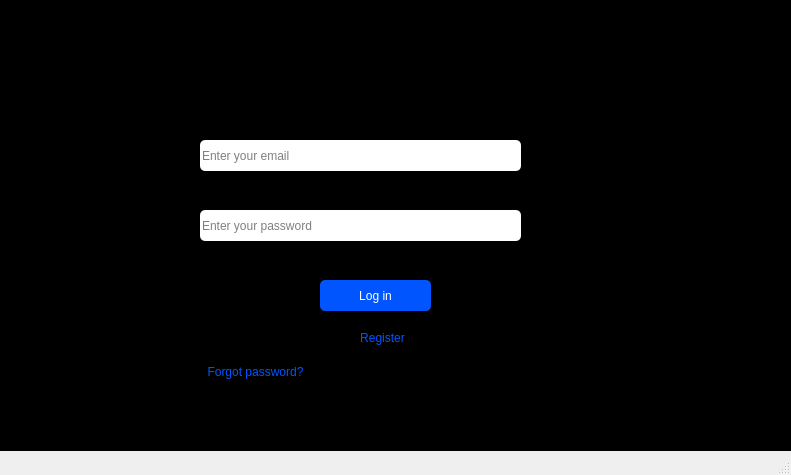
<?xml version="1.0" encoding="UTF-8"?>
<ui version="4.0">
 <class>MainWindow</class>
 <widget class="QMainWindow" name="MainWindow">
  <property name="geometry">
   <rect>
    <x>0</x>
    <y>0</y>
    <width>791</width>
    <height>475</height>
   </rect>
  </property>
  <property name="windowTitle">
   <string>MainWindow</string>
  </property>
  <widget class="QWidget" name="centralwidget">
   <widget class="QWidget" name="widget" native="true">
    <property name="geometry">
     <rect>
      <x>0</x>
      <y>0</y>
      <width>791</width>
      <height>451</height>
     </rect>
    </property>
    <layout class="QHBoxLayout" name="horizontalLayout">
     <property name="spacing">
      <number>0</number>
     </property>
     <item>
      <widget class="QWidget" name="widget_3" native="true">
       <property name="styleSheet">
        <string notr="true">background-color: rgb(0, 0, 0);</string>
       </property>
       <widget class="QWidget" name="widget_2" native="true">
        <property name="geometry">
         <rect>
          <x>180</x>
          <y>0</y>
          <width>387</width>
          <height>433</height>
         </rect>
        </property>
        <property name="styleSheet">
         <string notr="true">background-color: rgb(0, 0, 0);</string>
        </property>
        <widget class="QWidget" name="widget_4" native="true">
         <property name="geometry">
          <rect>
           <x>-1</x>
           <y>0</y>
           <width>381</width>
           <height>101</height>
          </rect>
         </property>
         <widget class="QLabel" name="label">
          <property name="geometry">
           <rect>
            <x>120</x>
            <y>70</y>
            <width>201</width>
            <height>31</height>
           </rect>
          </property>
          <property name="styleSheet">
           <string notr="true">font: 19pt &quot;Algerian&quot;;</string>
          </property>
          <property name="text">
           <string>Welcome back!</string>
          </property>
         </widget>
        </widget>
        <widget class="QLabel" name="label_2">
         <property name="geometry">
          <rect>
           <x>20</x>
           <y>110</y>
           <width>61</width>
           <height>31</height>
          </rect>
         </property>
         <property name="styleSheet">
          <string notr="true">font: 14pt &quot;.VnArial&quot;;
</string>
         </property>
         <property name="text">
          <string>Email:</string>
         </property>
        </widget>
        <widget class="QLineEdit" name="lineEdit">
         <property name="geometry">
          <rect>
           <x>20</x>
           <y>140</y>
           <width>321</width>
           <height>31</height>
          </rect>
         </property>
         <property name="styleSheet">
          <string notr="true">background-color: rgb(255, 255, 255);
border-radius: 5px;</string>
         </property>
         <property name="placeholderText">
          <string>Enter your email</string>
         </property>
        </widget>
        <widget class="QLabel" name="label_3">
         <property name="geometry">
          <rect>
           <x>20</x>
           <y>180</y>
           <width>101</width>
           <height>21</height>
          </rect>
         </property>
         <property name="styleSheet">
          <string notr="true">font: 14pt &quot;.VnArial&quot;;</string>
         </property>
         <property name="text">
          <string>Password:</string>
         </property>
        </widget>
        <widget class="QLineEdit" name="lineEdit_2">
         <property name="geometry">
          <rect>
           <x>20</x>
           <y>210</y>
           <width>321</width>
           <height>31</height>
          </rect>
         </property>
         <property name="styleSheet">
          <string notr="true">background-color: rgb(255, 255, 255);
border-radius: 5px;</string>
         </property>
         <property name="placeholderText">
          <string>Enter your password</string>
         </property>
        </widget>
        <widget class="QCheckBox" name="checkBox">
         <property name="geometry">
          <rect>
           <x>20</x>
           <y>250</y>
           <width>111</width>
           <height>17</height>
          </rect>
         </property>
         <property name="styleSheet">
          <string notr="true">font: 12pt &quot;.VnArial&quot;;
font: 10pt &quot;MS Shell Dlg 2&quot;;</string>
         </property>
         <property name="text">
          <string>Keep me log in</string>
         </property>
        </widget>
        <widget class="QPushButton" name="pushButton">
         <property name="geometry">
          <rect>
           <x>140</x>
           <y>280</y>
           <width>111</width>
           <height>31</height>
          </rect>
         </property>
         <property name="styleSheet">
          <string notr="true">background-color: rgb(0, 85, 255);
color: rgb(255, 255, 255);
font: 75 14pt &quot;MS Shell Dlg 2&quot;;
border-radius: 5px;</string>
         </property>
         <property name="text">
          <string>Log in</string>
         </property>
        </widget>
        <widget class="QWidget" name="widget_5" native="true">
         <property name="geometry">
          <rect>
           <x>20</x>
           <y>320</y>
           <width>241</width>
           <height>37</height>
          </rect>
         </property>
         <layout class="QHBoxLayout" name="horizontalLayout_2">
          <item>
           <widget class="QLabel" name="label_4">
            <property name="styleSheet">
             <string notr="true">font: 10pt &quot;.VnArial&quot;;
</string>
            </property>
            <property name="text">
             <string>Need an account?</string>
            </property>
           </widget>
          </item>
          <item>
           <widget class="QPushButton" name="pushButton_6">
            <property name="styleSheet">
             <string notr="true">border-radius: 0px;
font: 12pt &quot;MS Shell Dlg 2&quot;;
color: rgb(0, 85, 255);
background-color: rgb(0, 0, 0);
</string>
            </property>
            <property name="text">
             <string>Register</string>
            </property>
           </widget>
          </item>
         </layout>
        </widget>
        <widget class="QPushButton" name="pushButton_7">
         <property name="geometry">
          <rect>
           <x>10</x>
           <y>360</y>
           <width>131</width>
           <height>23</height>
          </rect>
         </property>
         <property name="styleSheet">
          <string notr="true">border-radius: 0px;
font: 12pt &quot;MS Shell Dlg 2&quot;;
color: rgb(0, 85, 255);
background-color: rgb(0, 0, 0);
</string>
         </property>
         <property name="text">
          <string>Forgot password?</string>
         </property>
        </widget>
        <widget class="QGraphicsView" name="graphicsView">
         <property name="geometry">
          <rect>
           <x>410</x>
           <y>90</y>
           <width>300</width>
           <height>200</height>
          </rect>
         </property>
        </widget>
        <widget class="QPushButton" name="pushButton_2">
         <property name="geometry">
          <rect>
           <x>410</x>
           <y>300</y>
           <width>100</width>
           <height>30</height>
          </rect>
         </property>
         <property name="styleSheet">
          <string notr="true">background-color: rgb(0, 85, 255);
color: rgb(255, 255, 255);</string>
         </property>
         <property name="text">
          <string>    Play</string>
         </property>
         <property name="icon">
          <iconset>
           <normaloff>../../../.designer/image/icon2.png</normaloff>../../../.designer/image/icon2.png</iconset>
         </property>
        </widget>
        <widget class="QPushButton" name="pushButton_5">
         <property name="geometry">
          <rect>
           <x>610</x>
           <y>300</y>
           <width>100</width>
           <height>30</height>
          </rect>
         </property>
         <property name="styleSheet">
          <string notr="true">color: rgb(255, 255, 255);
background-color: rgb(0, 85, 255);</string>
         </property>
         <property name="text">
          <string>    Stop</string>
         </property>
         <property name="icon">
          <iconset>
           <normaloff>../../../.designer/image/icon3.png</normaloff>../../../.designer/image/icon3.png</iconset>
         </property>
        </widget>
        <widget class="QPushButton" name="pushButton_4">
         <property name="geometry">
          <rect>
           <x>510</x>
           <y>300</y>
           <width>100</width>
           <height>30</height>
          </rect>
         </property>
         <property name="styleSheet">
          <string notr="true">color: rgb(255, 255, 255);background-color: rgb(0, 85, 255);</string>
         </property>
         <property name="text">
          <string>Pause</string>
         </property>
         <property name="icon">
          <iconset>
           <normaloff>../../../.designer/image/image-removebg-preview (7).png</normaloff>../../../.designer/image/image-removebg-preview (7).png</iconset>
         </property>
         <property name="iconSize">
          <size>
           <width>40</width>
           <height>40</height>
          </size>
         </property>
        </widget>
       </widget>
       <widget class="QLabel" name="label_5">
        <property name="geometry">
         <rect>
          <x>20</x>
          <y>10</y>
          <width>161</width>
          <height>81</height>
         </rect>
        </property>
        <property name="text">
         <string/>
        </property>
        <property name="pixmap">
         <pixmap>../../Screenshot 2024-03-03 at 08.21.47.png</pixmap>
        </property>
        <property name="scaledContents">
         <bool>true</bool>
        </property>
       </widget>
      </widget>
     </item>
    </layout>
   </widget>
  </widget>
  <widget class="QMenuBar" name="menubar">
   <property name="geometry">
    <rect>
     <x>0</x>
     <y>0</y>
     <width>791</width>
     <height>38</height>
    </rect>
   </property>
  </widget>
  <widget class="QStatusBar" name="statusbar"/>
 </widget>
 <resources/>
 <connections/>
</ui>
